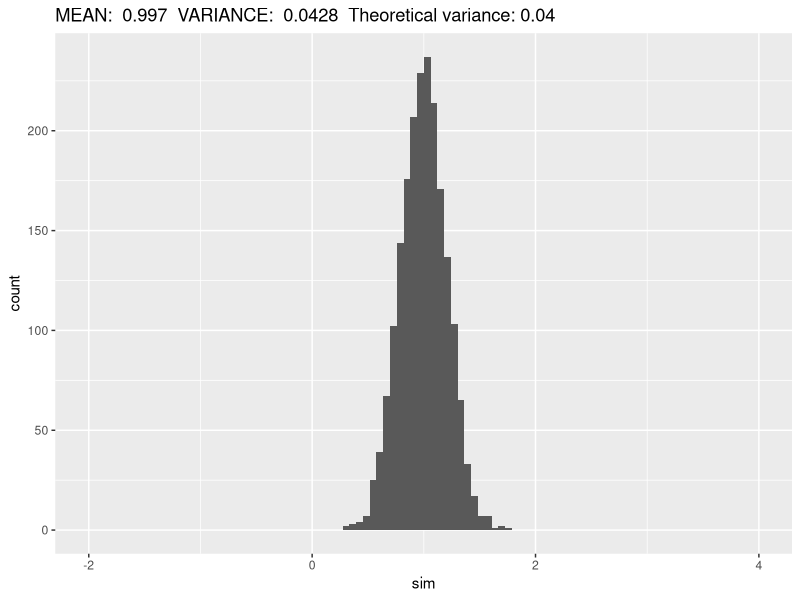
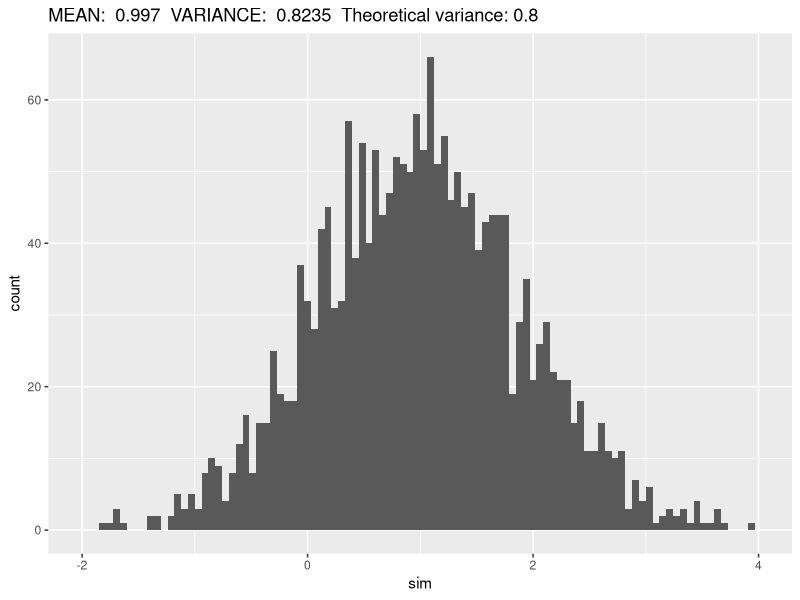
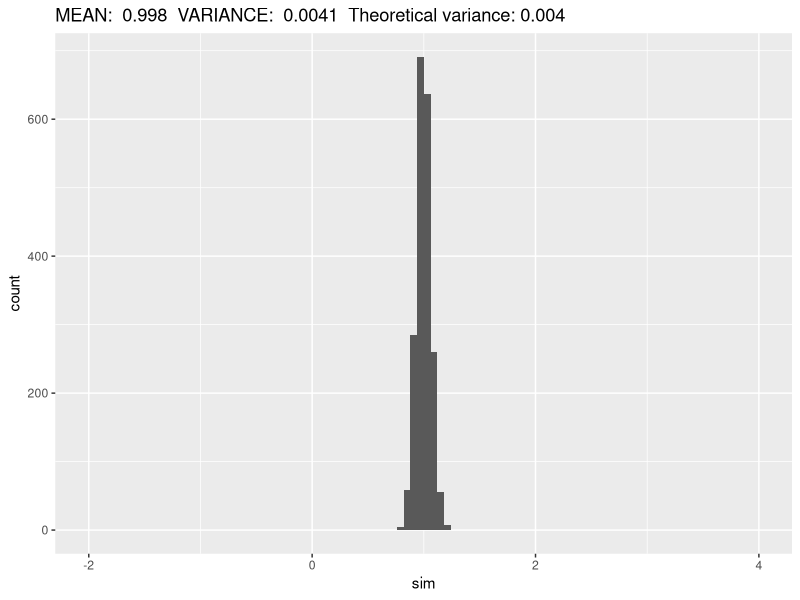
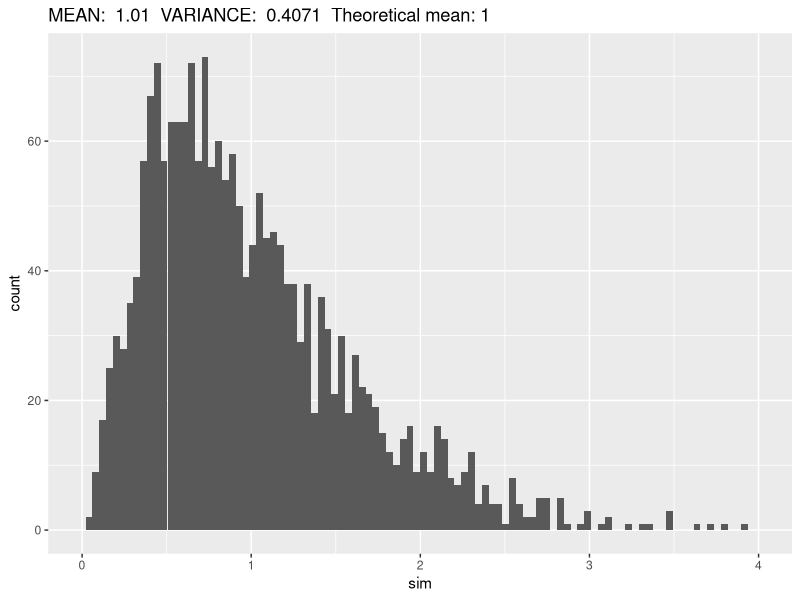
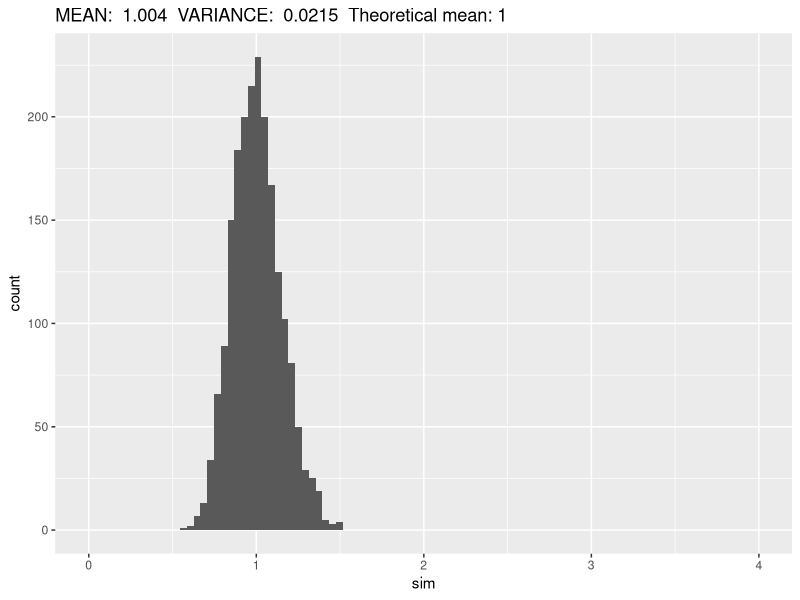
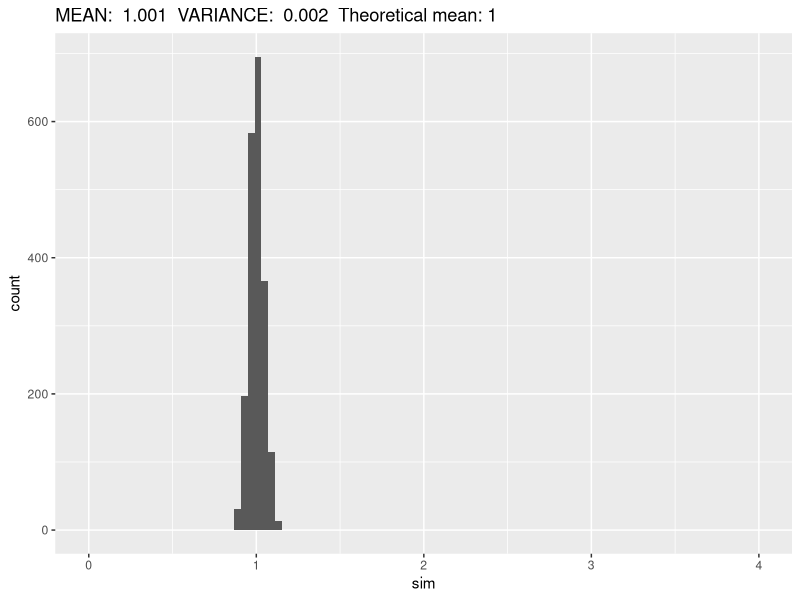

Reproduce these figures in R, in order.
## ---- chunk 1
knitr::opts_chunk$set(
  collapse = TRUE,
  comment = "#>"
)
set.seed(1337)
## ---- chunk 2
## SETUP

library(tidyverse)

#' Mean simulation function
#'
#' Creates n normal variables and then calculates their mean
#'
#' @param iter ignore this
#' @param n    Number of normal variables to create
#' @param mean mean of the normal variable
#' @param sd   standard deviation of the normal variable
#'
normmean <- function(iter, n, mean, sd){
  mean(rnorm(n = n,
             mean = mean,
             sd =  sd))
}
#' Repetitive mean simulation function
#' 
#' Create r means of a random normal variable
#'
#' @param r    Number of means to create
#' @param n    umber of normal variables used in each mean
#' @param mean see above
#' @param sd   see above
#'
normmean_simulation <- function(r, n, mean, sd){
  map_dbl(.x = 1:r,
          .f = normmean,
          n = n,
          mean = mean,
          sd = sd)
}


## ---- chunk 3
## Generate 2000 normal variable means
sim <- normmean_simulation(r = 2000,
                           n = 100, mean = 1, sd = 2 )

## Histogram
ggplot(mapping = aes(x = sim)) +
  geom_histogram(bins = 100) +
  xlim(-2, 4)+
  labs(title = paste("MEAN: ", round(mean(sim),digits = 3),
                     " VARIANCE: ", round(var(sim),digits = 4),
                     " Theoretical variance:", 4/100))

## ---- chunk 4
## Generate 2000 normal variable means
sim <- normmean_simulation(r = 2000,
                           n = 5, mean = 1, sd = 2 )

## Histogram
ggplot(mapping = aes(x = sim)) +
  geom_histogram(bins = 100) +
  xlim(-2, 4)+
  labs(title = paste("MEAN: ", round(mean(sim),digits = 3),
                     " VARIANCE: ", round(var(sim),digits = 4),
                     " Theoretical variance:", 4/5))

## ---- chunk 5
## Generate 2000 normal variable means
sim <- normmean_simulation(r = 2000,
                           n = 1000, mean = 1, sd = 2 )

## Histogram
ggplot(mapping = aes(x = sim)) +
  geom_histogram(bins = 100) +
  xlim(-2, 4)+
  labs(title = paste("MEAN: ", round(mean(sim),digits = 3),
                     " VARIANCE: ", round(var(sim),digits = 4),
                     " Theoretical variance:", 4/1000))

## ---- chunk 6

#' Create random chi squared variable
#'
#' @param iter ignore this
#' @param df   degrees of freedom of the chi squared variable
#' @param mean mean of the underlying normal variables
#' @param sd   standard deviation of the underlying normal variables
#'
random_chisq <- function(iter, df, mean, sd){
  sum(rnorm(n = df,
            mean = mean,
            sd =  sd)^2)
}

#' Mean simulation function
#'
#' Creates n chi squared variables and then calculates their mean
#'
#' @param iter ignore this
#' @param n    Number of chi squared variables to create
#' @param df   degrees of freedom of the chi squared variable
#' @param mean mean of the underlying normal variables
#' @param sd   standard deviation of the underlying normal variables
#' 
chimean <- function(iter, df, n, mean, sd){
  mean(map_dbl(1:n,
               .f = random_chisq,
               df = df,
               mean = mean,
               sd = sd))
  
}

#' Repetitive mean simulation function
#' 
#' Create r means of a random chi squared variable
#'
#' @param r    Number of means to create
#' @param df   see above
#' @param n    number of normal variables used in each mean
#' @param mean see above
#' @param sd   see above
#'
chi_simulation <- function(r, df, n, mean, sd){
  map_dbl(.x = 1:r,
          .f = chimean,
          df = df,
          n = n,
          mean = mean,
          sd = sd)
}
## ---- chunk 7
## Generate 2000 chi^2 variable means
sim <- chi_simulation(r = 2000,
                      n = 5,
                      df = 1, mean = 0, sd = 1 )

## Histogram
ggplot(mapping = aes(x = sim)) +
  geom_histogram(bins = 100) +
  xlim(0, 4)+
  labs(title = paste("MEAN: ", round(mean(sim),digits = 3),
                     " VARIANCE: ", round(var(sim),digits = 4),
                     " Theoretical mean:", 1))

## ---- chunk 8
## Generate 2000 chi^2 variable means
sim <- chi_simulation(r = 2000,
                      n = 100,
                      df = 1, mean = 0, sd = 1 )

## Histogram
ggplot(mapping = aes(x = sim)) +
  geom_histogram(bins = 100) +
  xlim(0, 4)+
  labs(title = paste("MEAN: ", round(mean(sim),digits = 3),
                     " VARIANCE: ", round(var(sim),digits = 4),
                     " Theoretical mean:", 1))

## ---- chunk 9
## Generate 2000 chi^2 variable means
sim <- chi_simulation(r = 2000,
                      n = 1000,
                      df = 1, mean = 0, sd = 1 )

## Histogram
ggplot(mapping = aes(x = sim)) +
  geom_histogram(bins = 100) +
  xlim(0, 4)+
  labs(title = paste("MEAN: ", round(mean(sim),digits = 3),
                     " VARIANCE: ", round(var(sim),digits = 4),
                     " Theoretical mean:", 1))

## ---- chunk 10
#' Hypothesis test for mean of chi squared random variables
#'
#' Creates n random chi squared variables of df 1 and tests the
#' H0 whether their mean is equal to 1
#'
#' @param iter ignore
#' @param n    sample size
#'
hyptest <- function(iter, n){
  ## Generate n chi squared variables
  sim <- map_dbl(.x = 1:n,
          .f = random_chisq,
          df = 1,
          mean = 0,
          sd = 1)
  ## Do a t-test with mu = 1
  t.test(sim, mu=1)$p.value
}
## ---- chunk 11
## Do 1000 hypothesis tests
result_5 <- map_dbl(1:1000,
        .f = hyptest,
        n = 5)

## Fraction of significant tests
mean(result_5 < 0.05)
## ---- chunk 12
## Do 1000 hypothesis tests
result_100 <- map_dbl(1:100,
        .f = hyptest,
        n = 100)

## Fraction of significant tests
mean(result_100 < 0.05)
## ---- chunk 13
## Do 1000 hypothesis tests
result_1000 <- map_dbl(1:100,
        .f = hyptest,
        n = 1000)

## Fraction of significant tests
mean(result_1000 < 0.05)
